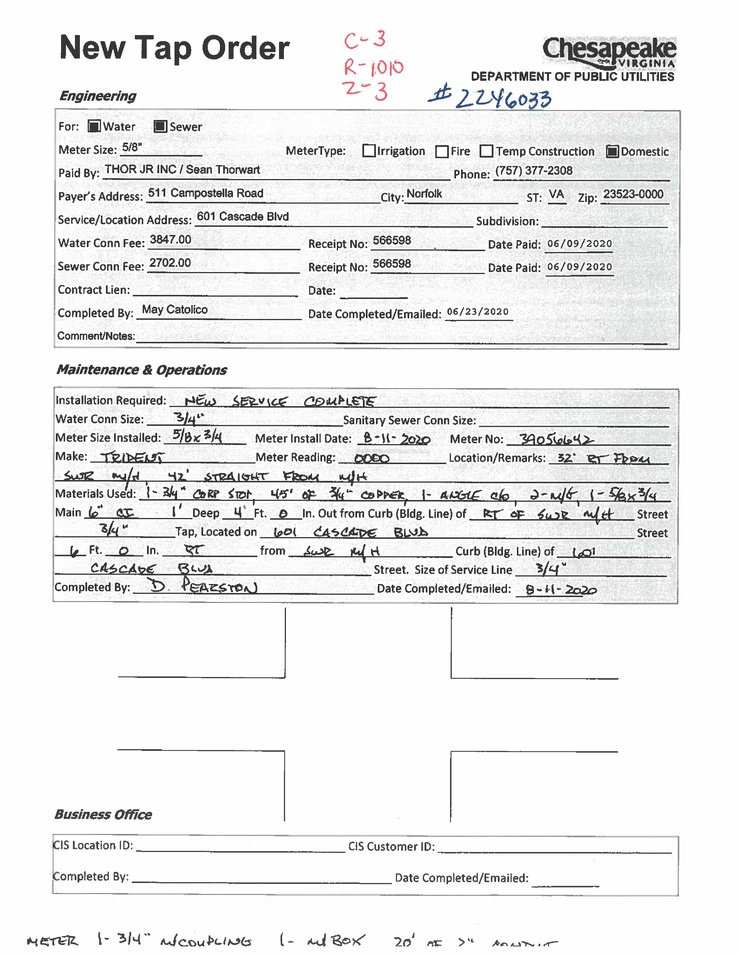
#> input picture Images/Image_1.jpg, 738 x 956 px, shrunk from 2550 x 3300 before the run
$ python -i image_preprocessing.py   (imports and definitions only)
#> lines starting #> are read from the running program, lines starting #| are printed output that depends on the picture; after the words box and inside, x2 and y2 are one past the last pixel; in counts of white or black regions, pixels touching at a corner belong together
#> in load_image_and_preprocess, img is the input picture: shape (956, 738, 3); mean B, G, R 236.2, 236.2, 236.1
import cv2

def fix_skew(img):
    '''
    Function to straighten a rotated image so that OCR works better
    Inputs: img (array) - image to be straightened
    Outputs: img (array) - straightened image
    '''

    # Get the skew angle of the image
    angle = get_skew_angle(img)

    # Return the rotated image to fix the skew
    return rotate_img(img, angle)


def get_skew_angle(img):
    '''
    Function to compute the skew angle of an image
    Inputs: img (array) - image to be analysed
    Outputs: angle (float) - skew angle of the image
    '''

    # Prep image, copy, convert to gray scale, blur, and threshold
    newImage = img.copy()
    gray = cv2.cvtColor(newImage, cv2.COLOR_BGR2GRAY)
    blur = cv2.GaussianBlur(gray, (9, 9), 0)
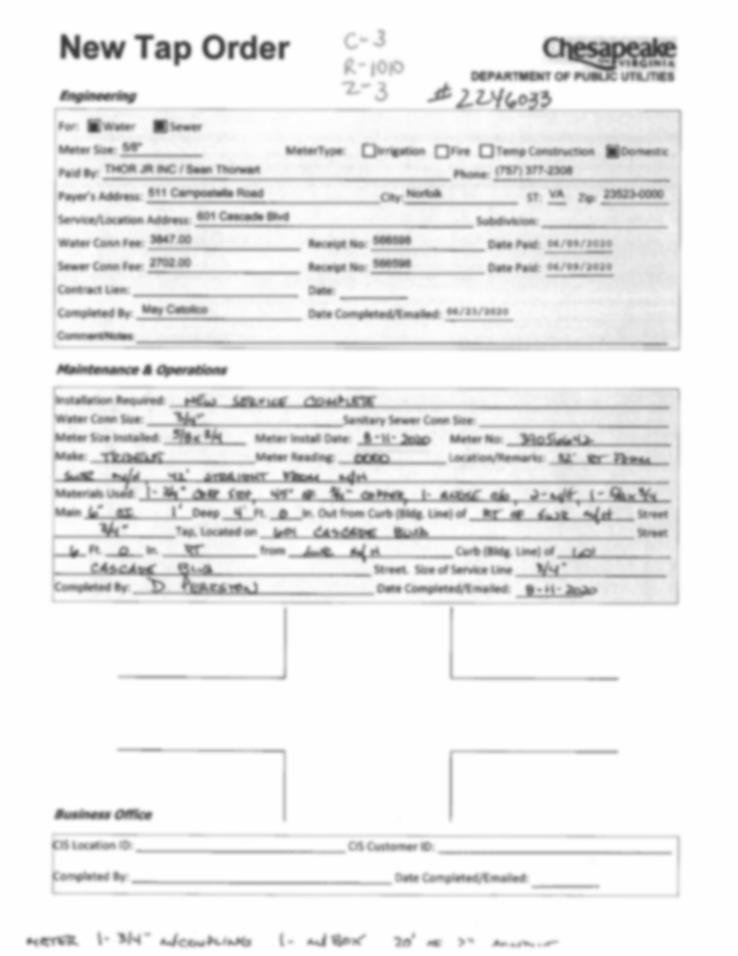
#> blur: shape (956, 738); min 55, max 254, mean 236.1
    thresh = cv2.threshold(blur, 0, 255, cv2.THRESH_BINARY_INV + cv2.THRESH_OTSU)[1]
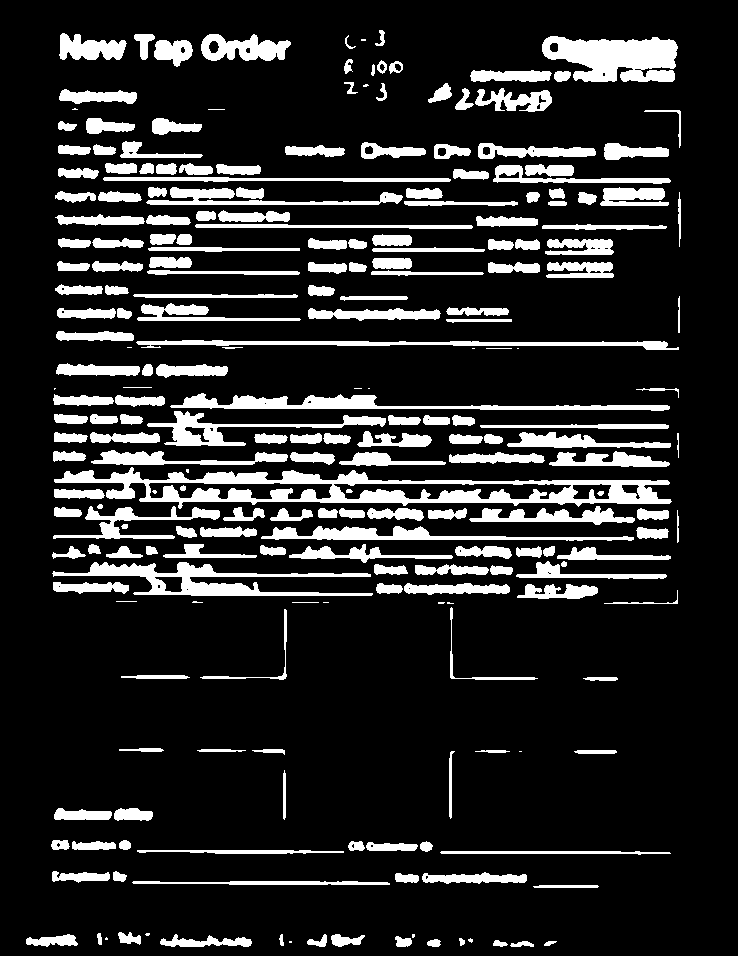
#> thresh: shape (956, 738); 15.3% white; 239 white regions (22 under 20 px), largest, box (x1, y1, x2, y2) and area: (54, 467, 672, 509) 9396, (542, 36, 678, 82) 4534, (52, 562, 373, 596) 3731

    # Apply dilate to merge text into meaningful lines/paragraphs.
    # Use larger kernel on X axis to merge characters into single line, cancelling out any spaces.
    # But use smaller kernel on Y axis to separate between different blocks of text
    kernel = cv2.getStructuringElement(cv2.MORPH_RECT, (30, 5))
    dilate = cv2.dilate(thresh, kernel, iterations=5)
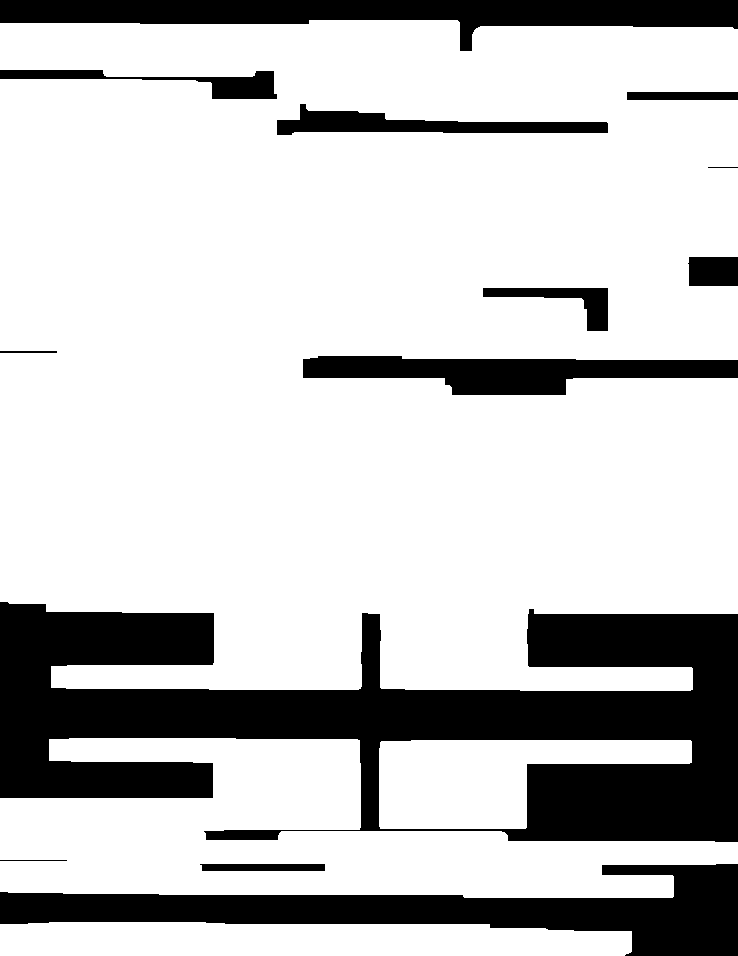
#> dilate: shape (956, 738); 77.2% white; 13 black regions

    # Find all contours
    contours, hierarchy = cv2.findContours(dilate, cv2.RETR_LIST, cv2.CHAIN_APPROX_SIMPLE)
#> contours = 7 contours; box (x1, y1, x2, y2) and area: (0, 20, 738, 691) 446322, (0, 738, 738, 898) 64979, (0, 922, 632, 956) 19106, (379, 740, 692, 829) 16689, (276, 103, 609, 136) 4963, (482, 287, 609, 332) 2082, (199, 863, 326, 872) 994
    contours = sorted(contours, key = cv2.contourArea, reverse = True)

    # Find largest contour and surround in min area box
    largestContour = contours[0]
#> largestContour = contour of 180 points, box (x1, y1, x2, y2) (0, 20, 738, 691), area 446322
    minAreaRect = cv2.minAreaRect(largestContour)
#> minAreaRect = ((368.5, 355), (670, 737), -90)

    # Determine the angle. Convert it to the value that was originally used to obtain skewed image
    angle = minAreaRect[-1]
#> angle = -90
    if angle < -45:
        angle = 90 + angle
#> angle = 0

    return angle

def rotate_img(img, angle: float):
    '''
    Function to rotate an image by a specific angle
    Inputs: img (array) - image to be rotated
            angle (float) - angle by which image is to be rotated
    Outputs: newImage (array) - rotated image
    '''
#> called with angle = 0

    newImage = img.copy()
    (h, w) = newImage.shape[:2]
#> h = 956; w = 738
    center = (w // 2, h // 2)
#> center = (369, 478)
    M = cv2.getRotationMatrix2D(center, angle, 1.0)
#> M = [[1, 0, 0], [0, 1, 0]]
    newImage = cv2.warpAffine(newImage, M, (w, h), flags=cv2.INTER_CUBIC, borderMode=cv2.BORDER_REPLICATE)
    return newImage

def load_image_and_preprocess(image_path):
    '''
    Function to load an image and preprocess it by fixing skew and converting to grayscale
    Inputs: image_path (str) - path to the image to be loaded
    Outputs: img (array) - preprocessed image
    '''

    # Load the image
    img = cv2.imread(image_path)

    # rotate the image to fix any skew
    img = fix_skew(img)

    # Convert the image to gray scale
    img = cv2.cvtColor(img, cv2.COLOR_BGR2GRAY)

    return img

def remove_horizontal_lines(img):
    # Use Otsu's threshold to obtain a binary image
    img = cv2.threshold(img, 0, 255, cv2.THRESH_BINARY_INV + cv2.THRESH_OTSU)[1]

    # Remove horizontal lines
    img = remove_horizontal_lines_kernel(img, img, dark=True, l=50)

    # revert back to white and black
    img = cv2.bitwise_not(img)

    return img

def remove_horizontal_lines_kernel(img, thresh, dark=False, l=25):
    '''
    Function to remove horizontal lines from an image using a kernel
    Inputs: img (array) - image from which lines are to be removed
            thresh (array) - thresholded image for line detection
            dark (bool) - if True, uses a black pen to draw contours; if False, uses a white pen
            l (int) - length of the horizontal kernel
    Outputs: result (array) - image with lines removed
    '''

    # Define horizontal kernel and use morphology operations to detect lines
    horizontal_kernel = cv2.getStructuringElement(cv2.MORPH_RECT, (l,1))
    detected_lines = cv2.morphologyEx(thresh, cv2.MORPH_OPEN, horizontal_kernel, iterations=2)
    cnts = cv2.findContours(detected_lines, cv2.RETR_EXTERNAL, cv2.CHAIN_APPROX_SIMPLE)
    cnts = cnts[0] if len(cnts) == 2 else cnts[1]

    # Draw over the detected lines with black or white color
    for c in cnts:
        cv2.drawContours(img, [c], -1, (0,0,0), 2) if dark else cv2.drawContours(img, [c], -1, (255, 255, 255), 2)

    # # Repair image
    # repair_kernel = cv2.getStructuringElement(cv2.MORPH_RECT, (1,6))
    # result = 255 - cv2.morphologyEx(255 - img, cv2.MORPH_CLOSE, repair_kernel, iterations=1)

    # Copy image into result
    result = img.copy()

    return result

>>> result = load_image_and_preprocess('Images/Image_1.jpg')
